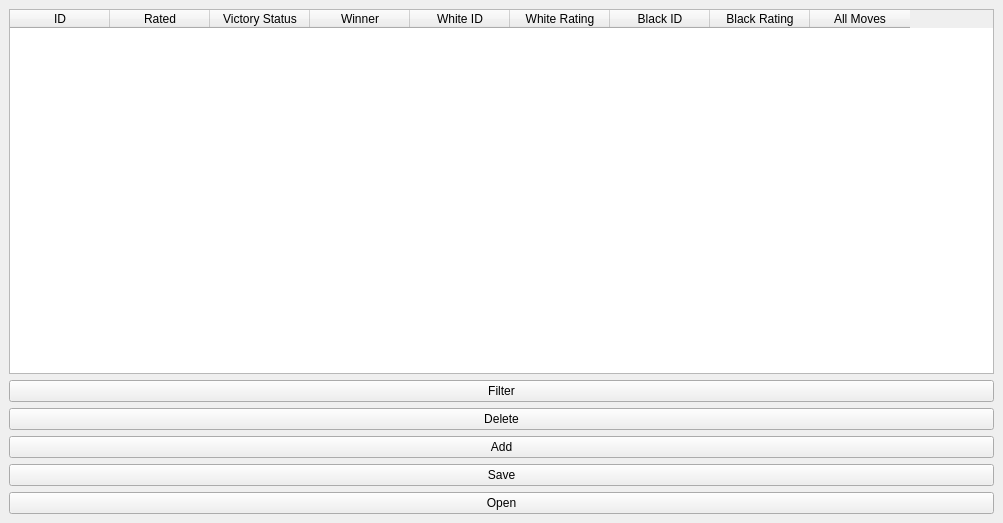
<?xml version="1.0" encoding="UTF-8"?>
<ui version="4.0">
 <class>MainWindow</class>
 <widget class="QMainWindow" name="MainWindow">
  <property name="geometry">
   <rect>
    <x>0</x>
    <y>0</y>
    <width>1003</width>
    <height>523</height>
   </rect>
  </property>
  <property name="windowTitle">
   <string>Chess Viewer</string>
  </property>
  <widget class="QWidget" name="centralwidget">
   <layout class="QVBoxLayout" name="verticalLayout">
    <item>
     <widget class="QTableWidget" name="tableWidget">
      <property name="selectionMode">
       <enum>QAbstractItemView::SingleSelection</enum>
      </property>
      <property name="selectionBehavior">
       <enum>QAbstractItemView::SelectRows</enum>
      </property>
      <attribute name="verticalHeaderVisible">
       <bool>false</bool>
      </attribute>
      <column>
       <property name="text">
        <string>ID</string>
       </property>
      </column>
      <column>
       <property name="text">
        <string>Rated</string>
       </property>
      </column>
      <column>
       <property name="text">
        <string>Victory Status</string>
       </property>
      </column>
      <column>
       <property name="text">
        <string>Winner</string>
       </property>
      </column>
      <column>
       <property name="text">
        <string>White ID</string>
       </property>
      </column>
      <column>
       <property name="text">
        <string>White Rating</string>
       </property>
      </column>
      <column>
       <property name="text">
        <string>Black ID</string>
       </property>
      </column>
      <column>
       <property name="text">
        <string>Black Rating</string>
       </property>
      </column>
      <column>
       <property name="text">
        <string>All Moves</string>
       </property>
      </column>
     </widget>
    </item>
    <item>
     <widget class="QPushButton" name="pushButtonFilter">
      <property name="text">
       <string>Filter</string>
      </property>
     </widget>
    </item>
    <item>
     <widget class="QPushButton" name="pushButtonDelete">
      <property name="text">
       <string>Delete</string>
      </property>
     </widget>
    </item>
    <item>
     <widget class="QPushButton" name="pushButtonAdd">
      <property name="text">
       <string>Add</string>
      </property>
     </widget>
    </item>
    <item>
     <widget class="QPushButton" name="pushButtonSave">
      <property name="text">
       <string>Save</string>
      </property>
     </widget>
    </item>
    <item>
     <widget class="QPushButton" name="pushButtonOpen">
      <property name="text">
       <string>Open</string>
      </property>
     </widget>
    </item>
   </layout>
  </widget>
  <widget class="QMenuBar" name="menubar">
   <property name="geometry">
    <rect>
     <x>0</x>
     <y>0</y>
     <width>1003</width>
     <height>22</height>
    </rect>
   </property>
  </widget>
 </widget>
 <resources/>
 <connections/>
</ui>
